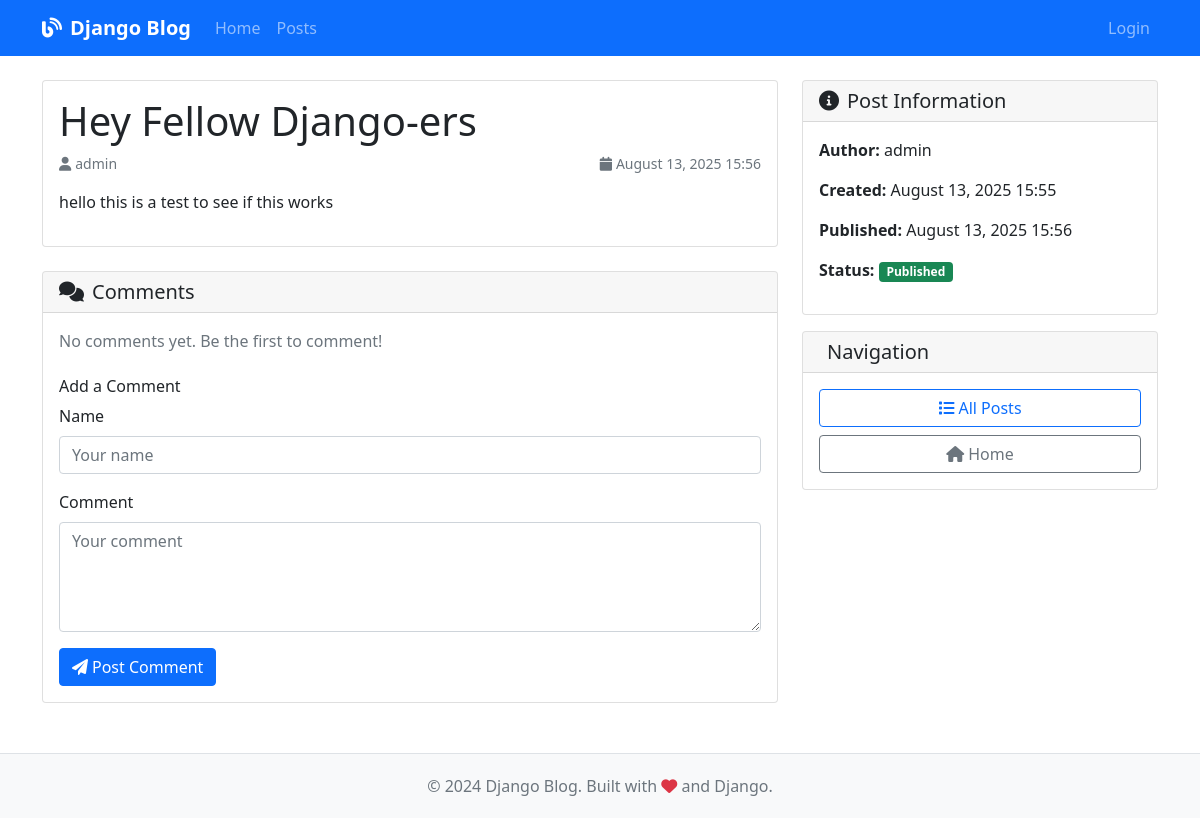
/post/1/, run on an earlier commit of the app's database.
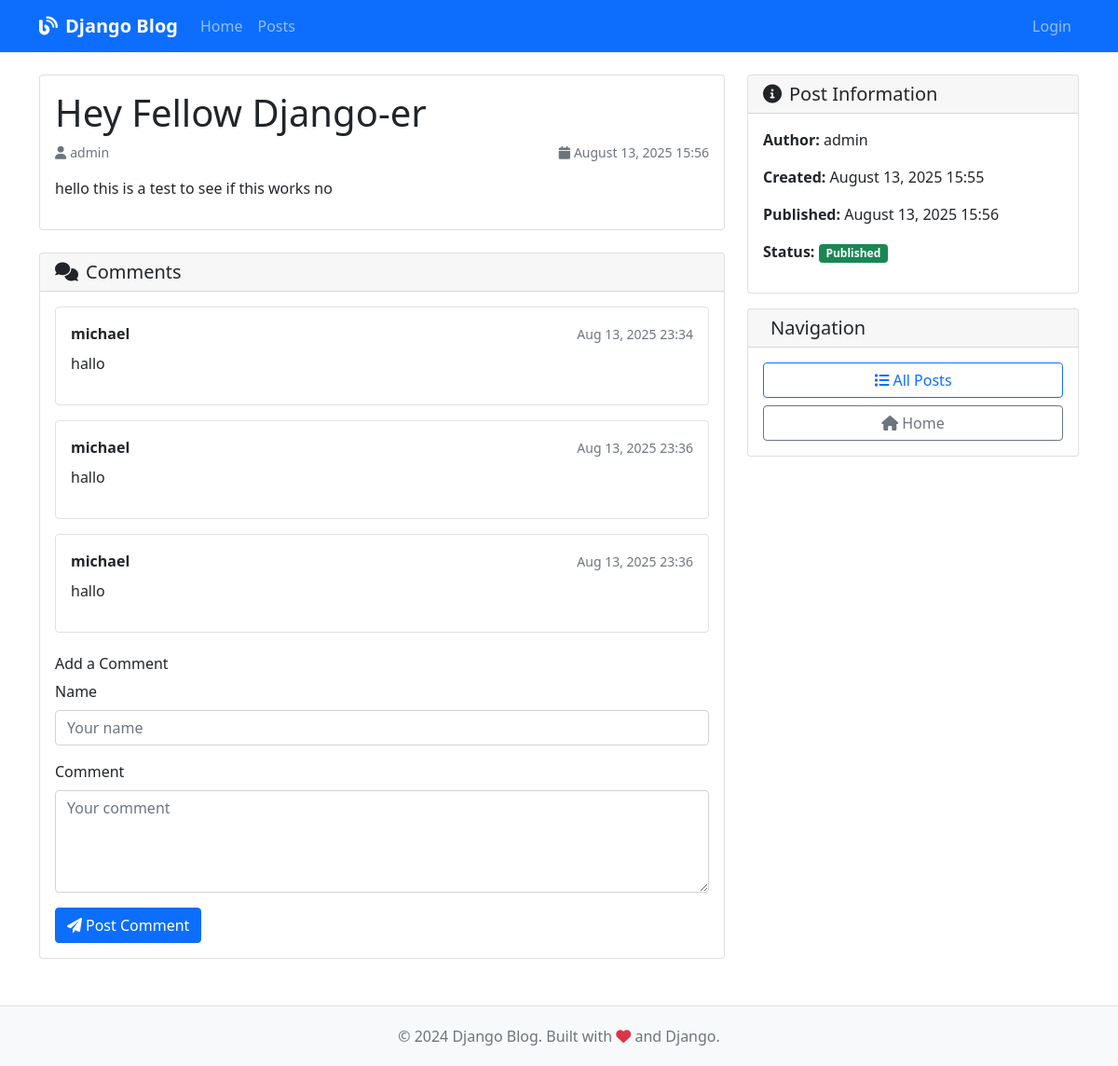
And on a later commit of the database.
### myapp/models.py (models this page shows, shortened)
class Post(models.Model):
    title = models.CharField(max_length=200)
    content = models.TextField()
    author = models.ForeignKey(User, on_delete=models.CASCADE)
    created_date = models.DateTimeField(default=timezone.now)
    published_date = models.DateTimeField(blank=True, null=True)
    class Meta:
        ordering = ['-published_date']

class Comment(models.Model):
    post = models.ForeignKey(Post, on_delete=models.CASCADE, related_name='comments')
    author = models.CharField(max_length=200)
    text = models.TextField()
    created_date = models.DateTimeField(default=timezone.now)
    approved_comment = models.BooleanField(default=False)

### myapp/views.py (the view)
# urls.py: path('post/<int:pk>/', views.post_detail, name='post_detail'),
def post_detail(request, pk):
    post = get_object_or_404(Post, pk=pk)
    if request.method == "POST":
        form = CommentForm(request.POST)
        if form.is_valid():
            comment = form.save(commit=False)
            comment.post = post
            comment.approved_comment = True  # Auto-approve comments
            comment.save()
            return redirect('myapp:post_detail', pk=post.pk)
    else:
        form = CommentForm()
    return render(request, 'myapp/post_detail.html', {'post': post, 'form': form})

### myapp/forms.py
class CommentForm(forms.ModelForm):
    class Meta:
        model = Comment
        fields = ('author', 'text',)
        widgets = {
            'author': forms.TextInput(attrs={'class': 'form-control', 'placeholder': 'Your name'}),
            'text': forms.Textarea(attrs={'class': 'form-control', 'rows': 4, 'placeholder': 'Your comment'}),
        }

### templates/myapp/post_detail.html (shortened to what this page needs)
{% extends 'base.html' %}
{% block content %}
<div class="row">
    <div class="col-lg-8">
        <article class="card mb-4">
            <div class="card-body">
                <h1 class="card-title">{{ post.title }}</h1>
                <div class="d-flex justify-content-between align-items-center mb-3">
                    <small class="text-muted">
                        <i class="fas fa-user me-1"></i>{{ post.author.username }}
                    </small>
                    <small class="text-muted">
                        <i class="fas fa-calendar me-1"></i>{{ post.published_date|date:"F d, Y H:i" }}
                    </small>
                </div>
                <div class="card-text">
                    {{ post.content|linebreaks }}
                </div>
            </div>
        </article>
        <div class="card">
            <div class="card-header">
                <h5 class="mb-0"><i class="fas fa-comments me-2"></i>Comments</h5>
            </div>
            <div class="card-body">
                {% if post.comments.all %}
                    {% for comment in post.comments.all %}
                        {% if comment.approved_comment %}
                        <div class="comment mb-3 p-3 border rounded">
                            <div class="d-flex justify-content-between align-items-center mb-2">
                                <strong>{{ comment.author }}</strong>
                                <small class="text-muted">{{ comment.created_date|date:"M d, Y H:i" }}</small>
                            </div>
                            <p class="mb-0">{{ comment.text|linebreaks }}</p>
                        </div>
                        {% endif %}
                    {% endfor %}
                {% else %}
                    <p class="text-muted">No comments yet. Be the first to comment!</p>
                {% endif %}
                <div class="mt-4">
                    <h6>Add a Comment</h6>
                    <form method="POST">
                        <div class="mb-3">
                            <label for="{{ form.author.id_for_label }}" class="form-label">Name</label>
                            {{ form.author }}
                        </div>
                        <div class="mb-3">
                            <label for="{{ form.text.id_for_label }}" class="form-label">Comment</label>
                            {{ form.text }}
                        </div>
                        <button type="submit" class="btn btn-primary">
                            <i class="fas fa-paper-plane me-1"></i>Post Comment
                        </button>
                    </form>
                </div>
            </div>
        </div>
    </div>
    <div class="col-lg-4">
        <div class="card">
            <div class="card-header">
                <h5 class="mb-0"><i class="fas fa-info-circle me-2"></i>Post Information</h5>
            </div>
            <div class="card-body">
                <p><strong>Author:</strong> {{ post.author.username }}</p>
                <p><strong>Created:</strong> {{ post.created_date|date:"F d, Y H:i" }}</p>
                <p><strong>Published:</strong> {{ post.published_date|date:"F d, Y H:i" }}</p>
                <p><strong>Status:</strong>
                    {% if post.published_date %}
                    <span class="badge bg-success">Published</span>
                    {% else %}
                    <span class="badge bg-warning">Draft</span>
                    {% endif %}
                </p>
            </div>
        </div>
        <div class="card mt-3">
            <div class="card-header">
                <h5 class="mb-0">Navigation</h5>
            </div>
            <div class="card-body">
                <a href="{% url 'myapp:post_list' %}" class="btn btn-outline-primary w-100 mb-2">
                    <i class="fas fa-list me-1"></i>All Posts
                </a>
                <a href="{% url 'myapp:home' %}" class="btn btn-outline-secondary w-100">
                    <i class="fas fa-home me-1"></i>Home
                </a>
            </div>
        </div>
    </div>
</div>
{% endblock %}

### templates/base.html (shortened to what this page needs)
<!DOCTYPE html>
<html lang="en">
<head>
    <link href="https://cdn.jsdelivr.net/npm/bootstrap@5.1.3/dist/css/bootstrap.min.css" rel="stylesheet">
    <link href="https://cdnjs.cloudflare.com/ajax/libs/font-awesome/6.0.0/css/all.min.css" rel="stylesheet">
</head>
<body>
    <nav class="navbar navbar-expand-lg navbar-dark bg-primary">
        <div class="container">
            <a class="navbar-brand" href="{% url 'myapp:home' %}">
                <i class="fas fa-blog me-2"></i>Django Blog
            </a>
            <div class="collapse navbar-collapse" id="navbarNav">
                <ul class="navbar-nav me-auto">
                    <li class="nav-item">
                        <a class="nav-link" href="{% url 'myapp:home' %}">Home</a>
                    </li>
                    <li class="nav-item">
                        <a class="nav-link" href="{% url 'myapp:post_list' %}">Posts</a>
                    </li>
                </ul>
                <ul class="navbar-nav">
                    {% if user.is_authenticated %}
                    <li class="nav-item dropdown">
                        <a class="nav-link dropdown-toggle" href="#" id="navbarDropdown" role="button" data-bs-toggle="dropdown">
                            <i class="fas fa-user me-1"></i>{{ user.username }}
                        </a>
                        <ul class="dropdown-menu">
                            <li><a class="dropdown-item" href="{% url 'admin:index' %}">Admin</a></li>
                            <li><hr class="dropdown-divider"></li>
                            <li><a class="dropdown-item" href="{% url 'admin:logout' %}">Logout</a></li>
                        </ul>
                    </li>
                    {% else %}
                    <li class="nav-item">
                        <a class="nav-link" href="{% url 'admin:login' %}">Login</a>
                    </li>
                    {% endif %}
                </ul>
            </div>
        </div>
    </nav>
    <main class="container mt-4">
        {% block content %}
        {% endblock %}
    </main>
    <footer class="footer">
        <div class="container text-center">
            <p class="text-muted mb-0">
                &copy; 2024 Django Blog. Built with <i class="fas fa-heart text-danger"></i> and Django.
            </p>
        </div>
    </footer>
</body>
</html>

### templates/base.html (style rules this page uses)
.navbar-brand { font-weight: bold; }
.footer { margin-top: 50px; padding: 20px 0; background-color: #f8f9fa; border-top: 1px solid #dee2e6; }

What changed in the data, as far as the page shows it:
changed Post "admin": title "Hey Fellow Django-ers" → "Hey Fellow Django-er"; content "hello this is a test to see if this works" → "hello this is a test to see if this works no"
added Comment: author "michael", created_date "Aug 13, 2025 23:34", text "hallo"
added Comment: author "michael", created_date "Aug 13, 2025 23:36", text "hallo"
added Comment: author "michael", created_date "Aug 13, 2025 23:36", text "hallo"
Also different on the page:
text no longer shown: "No comments yet. Be the first to comment!"
